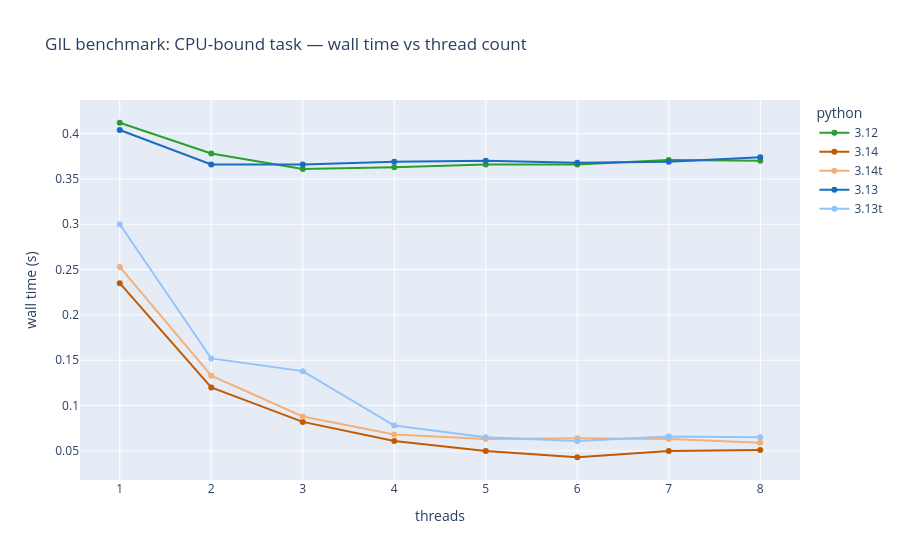

Notebook code cell kept with this figure:
### Code cell
PYTHON_COLORS = {
    "3.12":  "#2CA02C",  # green
    "3.13":  "#1A6BC1",  # dark blue
    "3.13t": "#93C4F9",  # light blue
    "3.14":  "#C45A00",  # dark orange
    "3.14t": "#F4B07A",  # light orange
}

px.line(
    df04.sort_values("threads"),
    x="threads",
    y="time_s",
    color="python",
    color_discrete_map=PYTHON_COLORS,
    markers=True,
    title="GIL benchmark: CPU-bound task — wall time vs thread count",
    labels={"time_s": "wall time (s)", "threads": "threads"},
)

### Figure 1 — Plotly figure (JSON) as saved in the notebook; plotly's stock layout.template omitted (floating-point values rounded to 4 significant figures)
{"data": [{"hovertemplate": "python=3.12<br>threads=%{x}<br>wall time (s)=%{y}<extra></extra>", "legendgroup": "3.12", "line": {"color": "#2CA02C", "dash": "solid"}, "marker": {"symbol": "circle"}, "mode": "lines+markers", "name": "3.12", "orientation": "v", "showlegend": true, "type": "scatter", "x": [1, 2, 3, 4, 5, 6, 7, 8], "xaxis": "x", "y": [0.412, 0.378, 0.361, 0.363, 0.366, 0.366, 0.371, 0.37], "yaxis": "y"}, {"hovertemplate": "python=3.14<br>threads=%{x}<br>wall time (s)=%{y}<extra></extra>", "legendgroup": "3.14", "line": {"color": "#C45A00", "dash": "solid"}, "marker": {"symbol": "circle"}, "mode": "lines+markers", "name": "3.14", "orientation": "v", "showlegend": true, "type": "scatter", "x": [1, 2, 3, 4, 5, 6, 7, 8], "xaxis": "x", "y": [0.235, 0.12, 0.082, 0.061, 0.05, 0.043, 0.05, 0.051], "yaxis": "y"}, {"hovertemplate": "python=3.14t<br>threads=%{x}<br>wall time (s)=%{y}<extra></extra>", "legendgroup": "3.14t", "line": {"color": "#F4B07A", "dash": "solid"}, "marker": {"symbol": "circle"}, "mode": "lines+markers", "name": "3.14t", "orientation": "v", "showlegend": true, "type": "scatter", "x": [1, 2, 3, 4, 5, 6, 7, 8], "xaxis": "x", "y": [0.253, 0.133, 0.088, 0.068, 0.063, 0.064, 0.063, 0.059], "yaxis": "y"}, {"hovertemplate": "python=3.13<br>threads=%{x}<br>wall time (s)=%{y}<extra></extra>", "legendgroup": "3.13", "line": {"color": "#1A6BC1", "dash": "solid"}, "marker": {"symbol": "circle"}, "mode": "lines+markers", "name": "3.13", "orientation": "v", "showlegend": true, "type": "scatter", "x": [1, 2, 3, 4, 5, 6, 7, 8], "xaxis": "x", "y": [0.404, 0.366, 0.366, 0.369, 0.37, 0.368, 0.369, 0.374], "yaxis": "y"}, {"hovertemplate": "python=3.13t<br>threads=%{x}<br>wall time (s)=%{y}<extra></extra>", "legendgroup": "3.13t", "line": {"color": "#93C4F9", "dash": "solid"}, "marker": {"symbol": "circle"}, "mode": "lines+markers", "name": "3.13t", "orientation": "v", "showlegend": true, "type": "scatter", "x": [1, 2, 3, 4, 5, 6, 7, 8], "xaxis": "x", "y": [0.3, 0.152, 0.138, 0.078, 0.065, 0.061, 0.066, 0.065], "yaxis": "y"}], "layout": {"legend": {"title": {"text": "python"}, "tracegroupgap": 0}, "title": {"text": "GIL benchmark: CPU-bound task — wall time vs thread count"}, "xaxis": {"anchor": "y", "domain": [0, 1], "title": {"text": "threads"}}, "yaxis": {"anchor": "x", "domain": [0, 1], "title": {"text": "wall time (s)"}}}}
